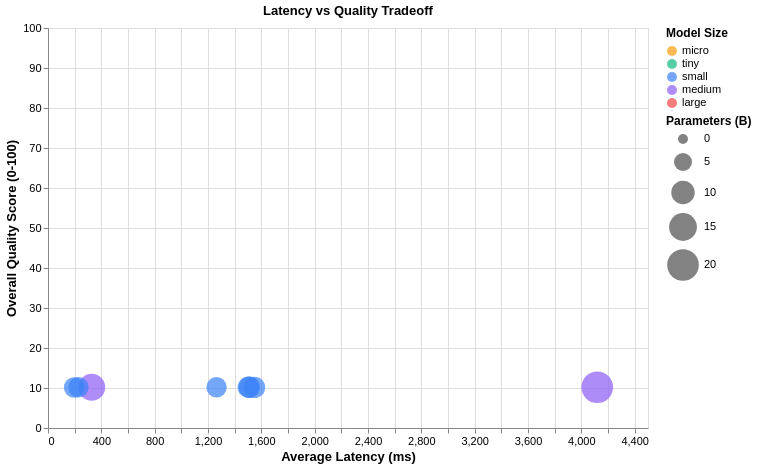

The specification (Vega-Lite) saved for this image:
### Vega-Lite specification from a JSON file in a GitHub repository (floating-point values rounded to 4 significant figures)
{"$schema": "https://vega.github.io/schema/vega-lite/v5.json", "title": "Latency vs Quality Tradeoff", "width": 600, "height": 400, "config": {"axis": {"labelFontSize": 11, "titleFontSize": 13}, "legend": {"labelFontSize": 11, "titleFontSize": 12}}, "data": {"values": [{"model": "qwen2.5:14b", "latency": 327.9, "quality": 10.19, "parameters": 14, "category": "medium"}, {"model": "gpt-oss:20b", "latency": 4120.0, "quality": 10.18, "parameters": 20, "category": "medium"}, {"model": "command-r7b:latest", "latency": 1264.0, "quality": 10.18, "parameters": 7, "category": "small"}, {"model": "llama3.1:8b", "latency": 1503.0, "quality": 10.18, "parameters": 8, "category": "small"}, {"model": "qwen2.5:7b", "latency": 228.6, "quality": 10.18, "parameters": 7, "category": "small"}, {"model": "cogito:8b", "latency": 1510.0, "quality": 10.18, "parameters": 8, "category": "small"}, {"model": "hermes3:8b", "latency": 1548.0, "quality": 10.16, "parameters": 8, "category": "small"}, {"model": "mistral:latest", "latency": 195.4, "quality": 10.12, "parameters": 7, "category": "small"}]}, "mark": {"type": "point", "filled": true}, "encoding": {"x": {"field": "latency", "type": "quantitative", "axis": {"title": "Average Latency (ms)"}, "scale": {"zero": false}}, "y": {"field": "quality", "type": "quantitative", "axis": {"title": "Overall Quality Score (0-100)"}, "scale": {"domain": [0, 100]}}, "size": {"field": "parameters", "type": "quantitative", "legend": {"title": "Parameters (B)"}, "scale": {"range": [100, 1000]}}, "color": {"field": "category", "type": "nominal", "legend": {"title": "Model Size"}, "scale": {"domain": ["micro", "tiny", "small", "medium", "large"], "range": ["#f59e0b", "#10b981", "#3b82f6", "#8b5cf6", "#ef4444"]}}, "tooltip": [{"field": "model", "type": "nominal", "title": "Model"}, {"field": "quality", "type": "quantitative", "title": "Quality", "format": ".1f"}, {"field": "latency", "type": "quantitative", "title": "Latency (ms)", "format": ".0f"}, {"field": "parameters", "type": "quantitative", "title": "Parameters (B)", "format": ".1f"}]}}
